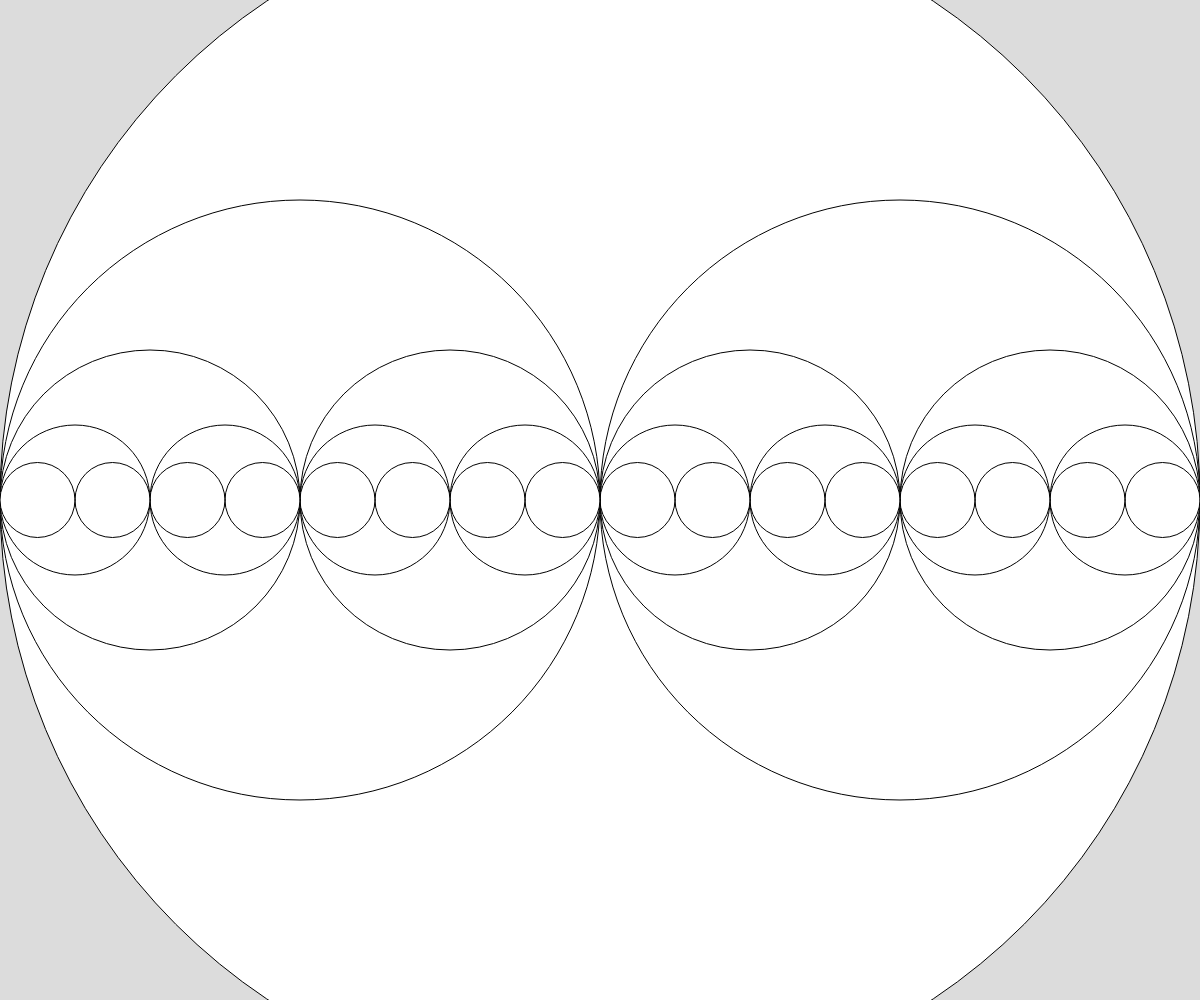
Frame 1 (no input)
Frame 60 (no input): identical to frame 1, image omitted
Frame 120 (the mouse pressed at the canvas centre since frame 60): identical to frame 1, image omitted

The p5.js sketch that drew this single still picture (run headless with seeded random() and noise() and a simulated clock; from frame 60 on, the mouse is pressed at the canvas centre):

// p5.js sketch
// ── sketch.js
// Fractal Circles
// Made with recursion


function setup() {
  createCanvas(windowWidth, windowHeight);
}

function draw() {
  background(220);
  recursiveCircle(width/2, height/2, width/2); //mouseX
}

function recursiveCircle(x, y, radius) {
  circle(x, y, radius * 2);

  //escape clause
  if (radius > 50) {
    //pattern
    recursiveCircle(x + radius/2, y, radius/2);
    recursiveCircle(x - radius/2, y, radius/2);
  }
}
